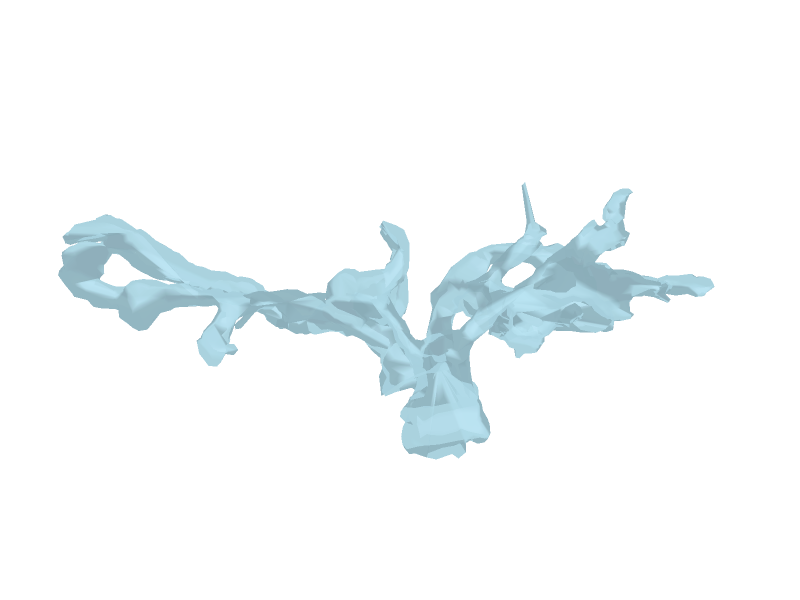
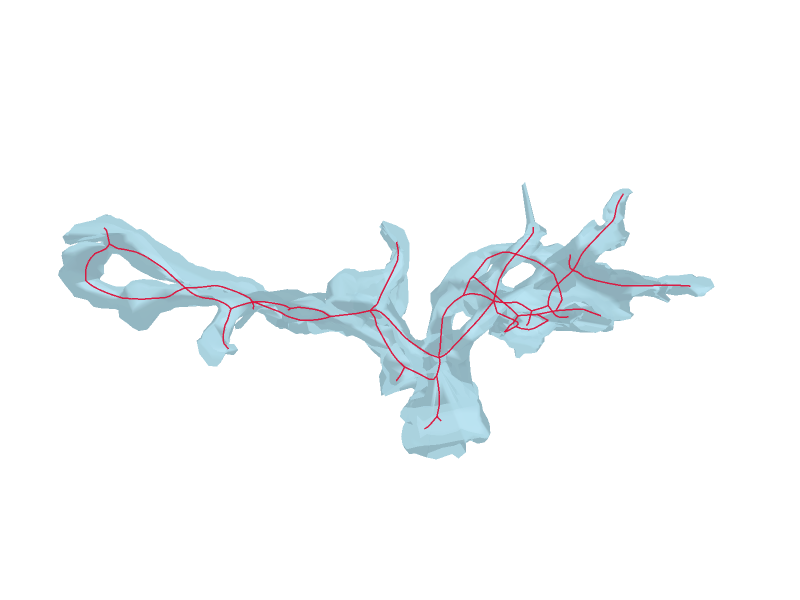

The notebook cell saved with these charts, in order:
### Code cell
fig_out_dir = f"../../viz/ts{spine_idx}"
os.makedirs(fig_out_dir, exist_ok=True)

mesh_fig: "go.Figure"
mesh_fig, camera = visualize_mesh_3d(
    mm,
    skel=None,
    show_axes=False,
    title="",
    orientation="horizontal",
    return_camera=True,
    eye_scale=1.0,
)
mesh_fig.write_image(
    f"{fig_out_dir}/TS{spine_idx}_mesh.pdf",
    format="pdf",
    engine="kaleido",
    width=600,
    height=450,
    scale=pdf_scale,
)
mesh_fig.show()

mesh_skel_fig: "go.Figure" = visualize_mesh_3d(
    mm,
    skel=skeleton,
    show_axes=False,
    title="",
    orientation="horizontal",
    camera=camera,
    # eye_scale=1.0,
)
mesh_skel_fig.write_image(
    f"{fig_out_dir}/TS{spine_idx}_mesh_skel.pdf",
    format="pdf",
    engine="kaleido",
    width=600,
    height=450,
    scale=pdf_scale,
)
mesh_skel_fig.show()

### Figure 1 — Plotly figure (JSON) as saved in the notebook; plotly's stock layout.template omitted (floating-point values rounded to 4 significant figures; data arrays with more than 128 entries replaced by an {"elided": "..."} marker saying what was removed)
{"data": [{"color": "lightblue", "i": {"elided": "4788 int values"}, "j": {"elided": "4788 int values"}, "k": {"elided": "4788 int values"}, "name": "Mesh", "opacity": 0.8, "type": "mesh3d", "x": {"elided": "2378 float values"}, "y": {"elided": "2378 float values"}, "z": {"elided": "2378 float values"}}], "layout": {"autosize": false, "height": 600, "margin": {"b": 0, "l": 0, "r": 0, "t": 40}, "scene": {"aspectmode": "data", "camera": {"eye": {"x": 0.5206, "y": -0.228, "z": 1.636}, "up": {"x": -0.1623, "y": -0.9831, "z": -0.08536}}, "xaxis": {"visible": false}, "yaxis": {"visible": false}, "zaxis": {"visible": false}}, "title": {"text": ""}, "width": 800}}

### Figure 2 — Plotly figure (JSON) as saved in the notebook; plotly's stock layout.template omitted (floating-point values rounded to 4 significant figures; data arrays with more than 128 entries replaced by an {"elided": "..."} marker saying what was removed)
{"data": [{"color": "lightblue", "i": {"elided": "4788 int values"}, "j": {"elided": "4788 int values"}, "k": {"elided": "4788 int values"}, "name": "Mesh", "opacity": 0.8, "type": "mesh3d", "x": {"elided": "2378 float values"}, "y": {"elided": "2378 float values"}, "z": {"elided": "2378 float values"}}, {"line": {"color": "crimson", "width": 3}, "mode": "lines", "name": "Skeleton 0", "opacity": 0.95, "showlegend": false, "type": "scatter3d", "x": {"elided": "1149 float values"}, "y": {"elided": "1149 float values"}, "z": {"elided": "1149 float values"}}], "layout": {"autosize": false, "height": 600, "margin": {"b": 0, "l": 0, "r": 0, "t": 40}, "scene": {"aspectmode": "data", "camera": {"eye": {"x": 0.5206, "y": -0.228, "z": 1.636}, "up": {"x": -0.1623, "y": -0.9831, "z": -0.08536}}, "xaxis": {"visible": false}, "yaxis": {"visible": false}, "zaxis": {"visible": false}}, "title": {"text": ""}, "width": 800}}
